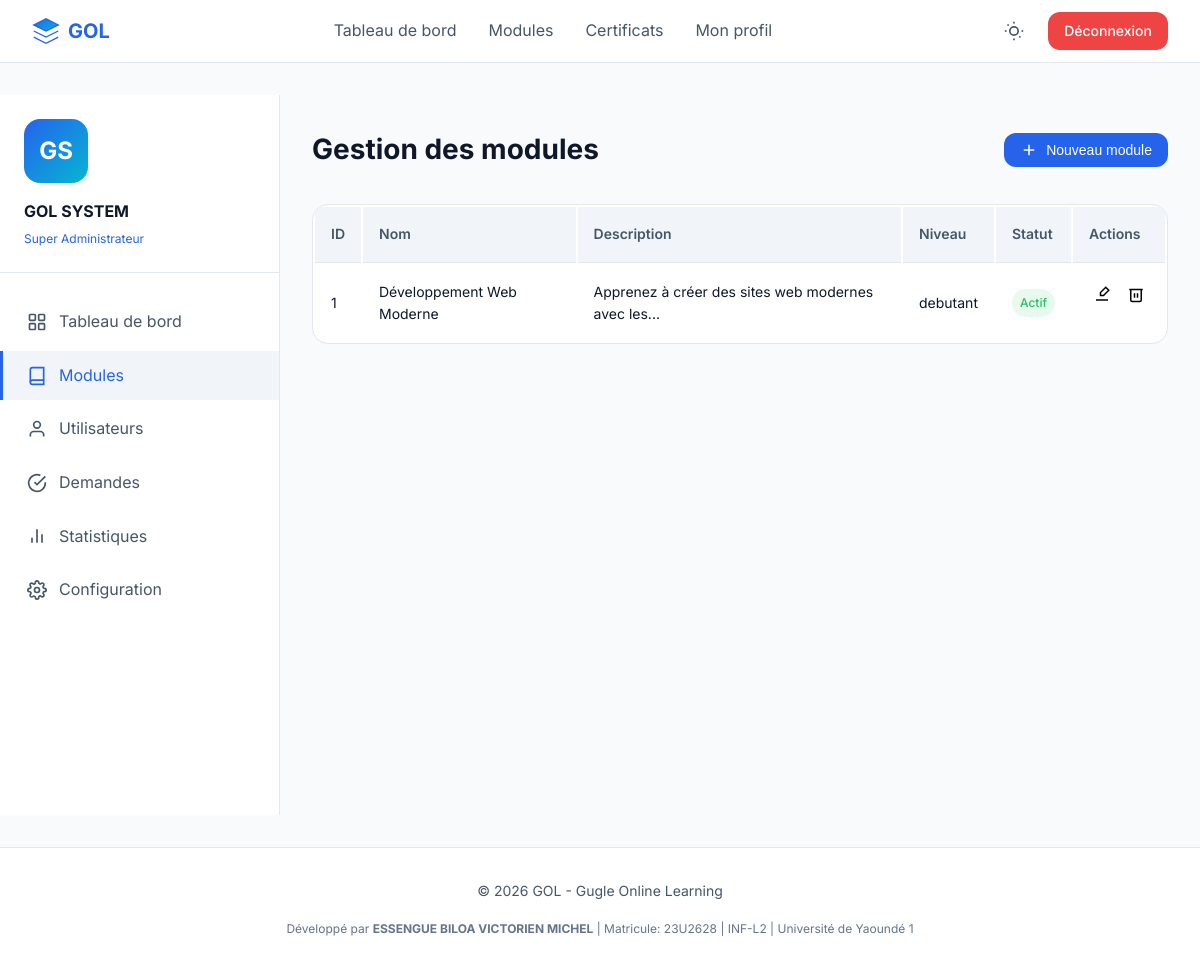
Screenshot of /administration.php?section=modules (signed in) with the database file from the repository.
### tables this page shows
CREATE TABLE utilisateurs (
    id_utilisateur INT PRIMARY KEY AUTO_INCREMENT,
    email VARCHAR(255) UNIQUE NOT NULL,
    mot_de_passe VARCHAR(255) NOT NULL,
    nom VARCHAR(100) NOT NULL,
    prenom VARCHAR(100) NOT NULL,
    role ENUM('super_admin', 'promoteur', 'enseignant', 'etudiant') NOT NULL,
    date_inscription DATETIME DEFAULT CURRENT_TIMESTAMP,
    statut ENUM('actif', 'suspendu', 'en_attente') DEFAULT 'actif',
    avatar VARCHAR(255) DEFAULT 'default-avatar.svg',
    derniere_connexion DATETIME,
    telephone VARCHAR(20),
    bio TEXT,
    created_at DATETIME DEFAULT CURRENT_TIMESTAMP,
    updated_at DATETIME ON UPDATE CURRENT_TIMESTAMP,
    INDEX idx_email (email),
    INDEX idx_role (role),
    INDEX idx_statut (statut)
);

CREATE TABLE modules (
    id_module INT PRIMARY KEY AUTO_INCREMENT,
    nom_module VARCHAR(255) NOT NULL,
    slug VARCHAR(255) UNIQUE NOT NULL,
    description TEXT,
    objectifs TEXT,
    image_principale VARCHAR(255),
    id_promoteur INT NOT NULL,
    id_super_admin INT,
    date_creation DATETIME DEFAULT CURRENT_TIMESTAMP,
    actif BOOLEAN DEFAULT TRUE,
    ordre_affichage INT DEFAULT 0,
    duree_totale INT COMMENT 'Durée en minutes',
    niveau ENUM('debutant', 'intermediaire', 'avance', 'expert') DEFAULT 'debutant',
    INDEX idx_promoteur (id_promoteur),
    INDEX idx_slug (slug),
    FOREIGN KEY (id_promoteur) REFERENCES utilisateurs(id_utilisateur) ON DELETE CASCADE,
    FOREIGN KEY (id_super_admin) REFERENCES utilisateurs(id_utilisateur) ON DELETE SET NULL
);

### includes/fonctions.php (called while the page is built, shortened)
<?php
require_once __DIR__ . '/config.php';
function estSuperAdmin() {
    return isset($_SESSION['role']) && $_SESSION['role'] === 'super_admin';
}
function obtenirUtilisateur($id = null) {
    global $pdo;
    $id = $id ?? $_SESSION['id_utilisateur'] ?? null;
    $stmt = $pdo->prepare("SELECT * FROM utilisateurs WHERE id_utilisateur = ?");
    $stmt->execute([$id]);
    return $stmt->fetch();
}
function obtenirModules($actif = true) {
    global $pdo;
    $sql = "SELECT m.*, COUNT(c.id_cours) as nb_cours
            FROM modules m
            LEFT JOIN cours c ON m.id_module = c.id_module";
    $sql .= " GROUP BY m.id_module ORDER BY m.ordre_affichage";
    $stmt = $pdo->query($sql);
    return $stmt->fetchAll();
}
?>

### administration.php (the view, shortened to what this page needs)
<?php
require_once 'includes/fonctions.php';
$section = $_GET['section'] ?? 'dashboard';
$utilisateur = obtenirUtilisateur();
$statistiques = obtenirStatistiquesPromoteur();
$modules = obtenirModules(false);
?>
<?php include 'includes/header.php'; ?>
<div class="admin-container">
    <aside class="admin-sidebar">
        <div class="admin-sidebar-header">
            <div class="admin-avatar">
                <span><?= strtoupper(substr($utilisateur['prenom'], 0, 1) . substr($utilisateur['nom'], 0, 1)) ?></span>
            </div>
            <div class="admin-name"><?= htmlspecialchars($utilisateur['prenom'] . ' ' . $utilisateur['nom']) ?></div>
            <div class="admin-role">
                <?php if (estSuperAdmin()): ?>
                    Super Administrateur
                <?php else: ?>
                    Promoteur
                <?php endif; ?>
            </div>
        </div>
        <nav class="admin-nav">
            <a href="?section=dashboard" class="admin-nav-item <?= $section === 'dashboard' ? 'active' : '' ?>">
                <svg viewBox="0 0 24 24" fill="none" stroke="currentColor" stroke-width="2">
                    <rect x="3" y="3" width="7" height="7" rx="1"/>
                    <rect x="14" y="3" width="7" height="7" rx="1"/>
                    <rect x="3" y="14" width="7" height="7" rx="1"/>
                    <rect x="14" y="14" width="7" height="7" rx="1"/>
                </svg>
                Tableau de bord
            </a>
            <a href="?section=modules" class="admin-nav-item <?= $section === 'modules' ? 'active' : '' ?>">
                <svg viewBox="0 0 24 24" fill="none" stroke="currentColor" stroke-width="2">
                    <path d="M4 19.5A2.5 2.5 0 0 1 6.5 17H20"/>
                    <path d="M6.5 2H20v20H6.5A2.5 2.5 0 0 1 4 19.5v-15A2.5 2.5 0 0 1 6.5 2z"/>
                </svg>
                Modules
            </a>
            <a href="?section=utilisateurs" class="admin-nav-item <?= $section === 'utilisateurs' ? 'active' : '' ?>">
                <svg viewBox="0 0 24 24" fill="none" stroke="currentColor" stroke-width="2">
                    <path d="M20 21v-2a4 4 0 0 0-4-4H8a4 4 0 0 0-4 4v2"/>
                    <circle cx="12" cy="7" r="4"/>
                </svg>
                Utilisateurs
            </a>
            <a href="?section=demandes" class="admin-nav-item <?= $section === 'demandes' ? 'active' : '' ?>">
                <svg viewBox="0 0 24 24" fill="none" stroke="currentColor" stroke-width="2">
                    <path d="M22 11.08V12a10 10 0 1 1-5.93-9.14"/>
                    <polyline points="22 4 12 14.01 9 11.01"/>
                </svg>
                Demandes
            </a>
            <?php if (estSuperAdmin()): ?>
                <a href="?section=statistiques" class="admin-nav-item <?= $section === 'statistiques' ? 'active' : '' ?>">
                    <svg viewBox="0 0 24 24" fill="none" stroke="currentColor" stroke-width="2">
                        <path d="M18 20V10M12 20V4M6 20v-6"/>
                    </svg>
                    Statistiques
                </a>
                <a href="?section=config" class="admin-nav-item <?= $section === 'config' ? 'active' : '' ?>">
                    Configuration
                </a>
            <?php endif; ?>
        </nav>
    </aside>
    <main class="admin-content">
        <?php if ($section === 'dashboard'): ?>
            <div class="admin-header">
                <h1 class="admin-title">Tableau de bord</h1>
                <div class="admin-actions">
                    <button class="btn-admin" onclick="openModal('addModuleModal')">
                        <svg width="18" height="18" viewBox="0 0 24 24" fill="none" stroke="currentColor" stroke-width="2">
                            <line x1="12" y1="5" x2="12" y2="19"/>
                            <line x1="5" y1="12" x2="19" y2="12"/>
                        </svg>
                        Nouveau module
                    </button>
                    <?php if (estSuperAdmin()): ?>
                        <button class="btn-admin btn-admin-outline" onclick="openModal('addUserModal')">
                            <svg width="18" height="18" viewBox="0 0 24 24" fill="none" stroke="currentColor" stroke-width="2">
                                <path d="M20 21v-2a4 4 0 0 0-4-4H8a4 4 0 0 0-4 4v2"/>
                                <circle cx="12" cy="7" r="4"/>
                                <line x1="17" y1="3" x2="21" y2="7"/>
                                <line x1="21" y1="3" x2="17" y2="7"/>
                            </svg>
                            Ajouter un utilisateur
                        </button>
                    <?php endif; ?>
                </div>
            </div>
            <div class="stats-admin-grid">
                <div class="stat-admin-card">
                    <div class="stat-admin-icon">
                        <svg width="24" height="24" viewBox="0 0 24 24" fill="none" stroke="currentColor" stroke-width="2">
                            <path d="M20 21v-2a4 4 0 0 0-4-4H8a4 4 0 0 0-4 4v2"/>
                            <circle cx="12" cy="7" r="4"/>
                        </svg>
                    </div>
                    <div class="stat-admin-value"><?= $statistiques['nb_etudiants'] ?? 0 ?></div>
                    <div class="stat-admin-label">Étudiants</div>
                </div>
                <div class="stat-admin-card">
                    <div class="stat-admin-icon">
                        <svg width="24" height="24" viewBox="0 0 24 24" fill="none" stroke="currentColor" stroke-width="2">
                            <path d="M2 3h6a4 4 0 0 1 4 4v14a3 3 0 0 0-3-3H2z"/>
                            <path d="M22 3h-6a4 4 0 0 0-4 4v14a3 3 0 0 1 3-3h7z"/>
                        </svg>
                    </div>
                    <div class="stat-admin-value"><?= $statistiques['nb_enseignants'] ?? 0 ?></div>
                    <div class="stat-admin-label">Enseignants</div>
                </div>
                <div class="stat-admin-card">
                    <div class="stat-admin-icon">
                        <svg width="24" height="24" viewBox="0 0 24 24" fill="none" stroke="currentColor" stroke-width="2">
                            <path d="M4 19.5A2.5 2.5 0 0 1 6.5 17H20"/>
                            <path d="M6.5 2H20v20H6.5A2.5 2.5 0 0 1 4 19.5v-15A2.5 2.5 0 0 1 6.5 2z"/>
                        </svg>
                    </div>
                    <div class="stat-admin-value"><?= $statistiques['nb_modules'] ?? 0 ?></div>
                    <div class="stat-admin-label">Modules</div>
                </div>
                <div class="stat-admin-card">
                    <div class="stat-admin-icon">
                        <svg width="24" height="24" viewBox="0 0 24 24" fill="none" stroke="currentColor" stroke-width="2">
                            <path d="M22 11.08V12a10 10 0 1 1-5.93-9.14"/>
                            <polyline points="22 4 12 14.01 9 11.01"/>
                        </svg>
                    </div>
                    <div class="stat-admin-value"><?= $statistiques['nb_certificats'] ?? 0 ?></div>
                    <div class="stat-admin-label">Certificats</div>
                </div>
            </div>
            <div class="admin-header" style="margin-top: var(--spacing-8);">
                <h2 class="admin-title" style="font-size: 1.25rem;">Modules récents</h2>
            </div>
            <table class="admin-table">
                <thead>
                    <tr><th>Nom</th><th>Niveau</th><th>Date</th><th>Statut</th><th>Actions</th></tr>
                </thead>
                <tbody>
                    <?php foreach (array_slice($modules, 0, 5) as $module): ?>
                        <tr>
                            <td><?= htmlspecialchars($module['nom_module']) ?></td>
                            <td><?= $module['niveau'] ?></td>
                            <td><?= date('d/m/Y', strtotime($module['date_creation'])) ?></td>
                            <td><span class="status-badge <?= $module['actif'] ? 'active' : 'suspendu' ?>"><?= $module['actif'] ? 'Actif' : 'Inactif' ?></span></td>
                            <td class="action-buttons">
                                <button class="btn-icon" onclick="editModule(<?= $module['id_module'] ?>)" title="Modifier">
                                    <svg width="18" height="18" viewBox="0 0 24 24" fill="none" stroke="currentColor" stroke-width="2">
                                        <path d="M17 3l4 4-7 7H10v-4l7-7z"/>
                                        <path d="M4 20h16"/>
                                    </svg>
                                </button>
                                <button class="btn-icon" onclick="deleteModule(<?= $module['id_module'] ?>)" title="Supprimer">
                                    <svg width="18" height="18" viewBox="0 0 24 24" fill="none" stroke="currentColor" stroke-width="2">
                                        <polyline points="3 6 5 6 21 6"/>
                                        <path d="M19 6v14a2 2 0 0 1-2 2H7a2 2 0 0 1-2-2V6"/>
                                        <line x1="10" y1="11" x2="10" y2="17"/>
                                        <line x1="14" y1="11" x2="14" y2="17"/>
                                    </svg>
                                </button>
                            </td>
                        </tr>
                    <?php endforeach; ?>
                </tbody>
            </table>
        <?php elseif ($section === 'modules'): ?>
            <div class="admin-header">
                <h1 class="admin-title">Gestion des modules</h1>
                <button class="btn-admin" onclick="openModal('addModuleModal')">
                    <svg width="18" height="18" viewBox="0 0 24 24" fill="none" stroke="currentColor" stroke-width="2">
                        <line x1="12" y1="5" x2="12" y2="19"/>
                        <line x1="5" y1="12" x2="19" y2="12"/>
                    </svg>
                    Nouveau module
                </button>
            </div>
            <table class="admin-table">
                <thead>
                    <tr><th>ID</th><th>Nom</th><th>Description</th><th>Niveau</th><th>Statut</th><th>Actions</th></tr>
                </thead>
                <tbody>
                    <?php foreach ($modules as $module): ?>
                        <tr>
                            <td><?= $module['id_module'] ?></td>
                            <td><?= htmlspecialchars($module['nom_module']) ?></td>
                            <td><?= htmlspecialchars(substr($module['description'] ?? '', 0, 50)) ?>...</td>
                            <td><?= $module['niveau'] ?></td>
                            <td><span class="status-badge <?= $module['actif'] ? 'active' : 'suspendu' ?>"><?= $module['actif'] ? 'Actif' : 'Inactif' ?></span></td>
                            <td class="action-buttons">
                                <button class="btn-icon" onclick="editModule(<?= $module['id_module'] ?>)" title="Modifier">
                                    <svg width="18" height="18" viewBox="0 0 24 24" fill="none" stroke="currentColor" stroke-width="2">
                                        <path d="M17 3l4 4-7 7H10v-4l7-7z"/>
                                        <path d="M4 20h16"/>
                                    </svg>
                                </button>
                                <button class="btn-icon" onclick="deleteModule(<?= $module['id_module'] ?>)" title="Supprimer">
                                    <svg width="18" height="18" viewBox="0 0 24 24" fill="none" stroke="currentColor" stroke-width="2">
                                        <polyline points="3 6 5 6 21 6"/>
                                        <path d="M19 6v14a2 2 0 0 1-2 2H7a2 2 0 0 1-2-2V6"/>
                                        <line x1="10" y1="11" x2="10" y2="17"/>
                                        <line x1="14" y1="11" x2="14" y2="17"/>
                                    </svg>
                                </button>
                            </td>
                        </tr>
                    <?php endforeach; ?>
                </tbody>
            </table>
        <?php endif; ?>
    </main>
</div>
<?php include 'includes/footer.php'; ?>

### rows the page displays
utilisateurs: prenom+nom "GS", prenom+nom "GOL SYSTEM"
modules: id_module "1", nom_module "Développement Web Moderne", description "Apprenez à créer des sites web modernes avec les", niveau "debutant", actif "Actif"
